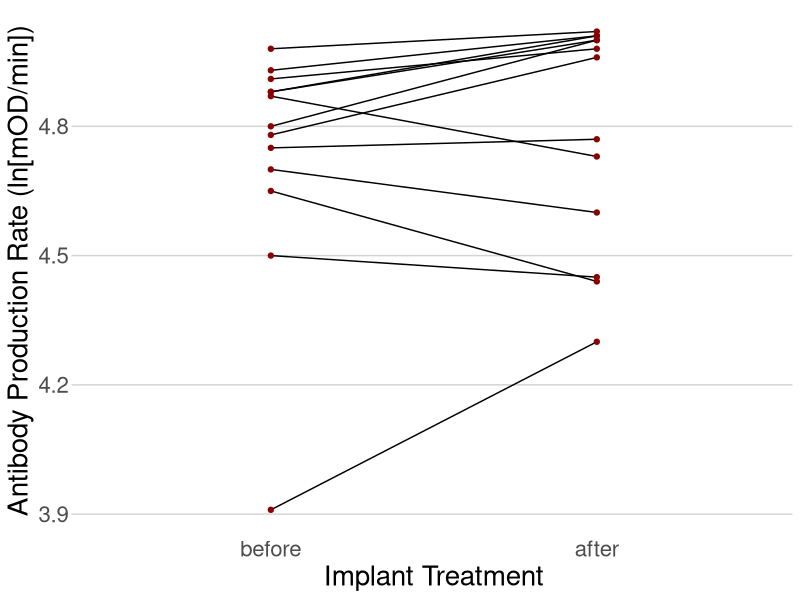
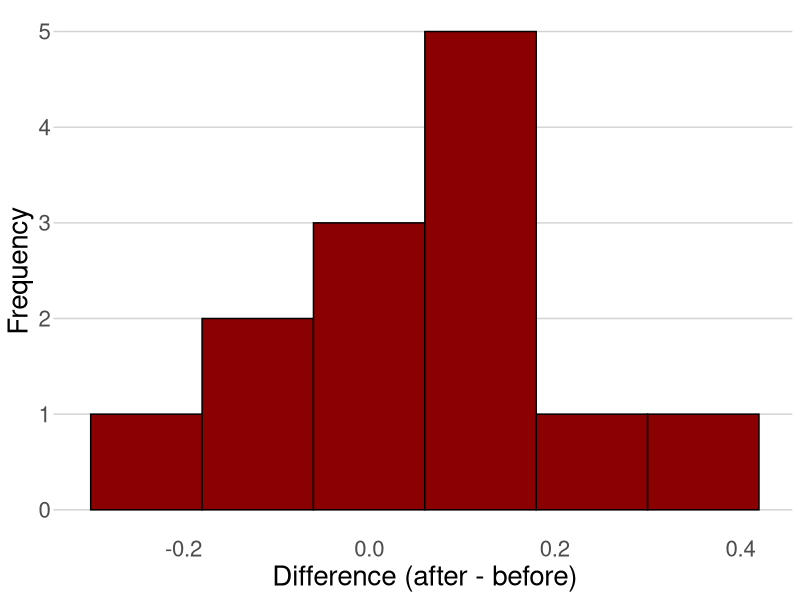

Generate these figures, in order, with R:
## Chapter 12

# Example 12.2

data <- data.frame(
    id_num = c(1, 4, 5, 6, 9, 10, 15, 16, 17, 19, 20, 23, 24),
    bef_aft = c(rep("before", 13), rep("after", 13), rep("difference", 13)),
    values = c(4.65, 3.91, 4.91, 4.50, 4.80, 4.88, 4.88, 4.78, 4.98, 4.87, 4.75, 
               4.70, 4.93, 4.44, 4.30, 4.98, 4.45, 5.00, 5.00, 5.01, 4.96, 5.02, 
               4.73, 4.77, 4.60, 5.01, -0.21, 0.39, 0.07, -0.05, 0.20, 0.12, 
               0.13, 0.18, 0.04, -0.14, 0.02, -0.10, 0.08)
)

library(ggplot2)

ggplot(data[data$bef_aft != "difference", ], 
       aes(x = factor(bef_aft, levels = c("before", "after")), y = values, 
           group = id_num)) + 
    geom_line() + 
    geom_point(color = "dark red") + 
    xlab("Implant Treatment") + 
    ylab("Antibody Production Rate (ln[mOD/min])") + 
    theme(panel.background = element_blank(), 
          panel.grid.major.y = element_line(color = "light gray"),
          panel.grid.major.x = element_blank(),
          axis.ticks.x = element_blank(),
          axis.ticks.y = element_line(color = "light gray"),
          text = element_text(size = 20))

library(knitr)
library(reshape2)

wide_data <- dcast(data, id_num ~ bef_aft)
wide_data <- wide_data[, c("id_num", "before", "after", "difference")]
wide_data

ggplot(wide_data, aes(x = difference)) + 
    geom_histogram(bins = 6, fill = "dark red", color = "black") + 
    xlab("Difference (after - before)") +
    ylab("Frequency") +
    theme(panel.background = element_blank(), 
          panel.grid.major.y = element_line(color = "light gray"),
          panel.grid.major.x = element_blank(),
          axis.ticks.x = element_blank(),
          axis.ticks.y = element_line(color = "light gray"),
          text = element_text(size = 20))
